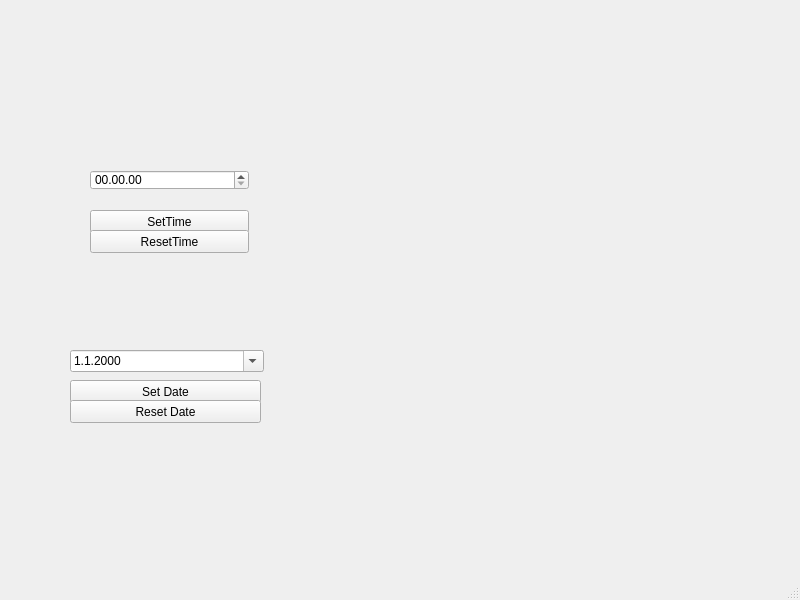
<?xml version="1.0" encoding="UTF-8"?>
<ui version="4.0">
 <class>MainWindow</class>
 <widget class="QMainWindow" name="MainWindow">
  <property name="geometry">
   <rect>
    <x>0</x>
    <y>0</y>
    <width>800</width>
    <height>600</height>
   </rect>
  </property>
  <property name="windowTitle">
   <string>MainWindow</string>
  </property>
  <widget class="QWidget" name="centralwidget">
   <widget class="Widget" name="widget" native="true">
    <property name="geometry">
     <rect>
      <x>320</x>
      <y>100</y>
      <width>421</width>
      <height>401</height>
     </rect>
    </property>
   </widget>
   <widget class="QTimeEdit" name="timeEdit">
    <property name="geometry">
     <rect>
      <x>90</x>
      <y>170</y>
      <width>159</width>
      <height>20</height>
     </rect>
    </property>
    <property name="displayFormat">
     <string>HH.mm.ss</string>
    </property>
   </widget>
   <widget class="QPushButton" name="timeButton">
    <property name="geometry">
     <rect>
      <x>90</x>
      <y>210</y>
      <width>159</width>
      <height>23</height>
     </rect>
    </property>
    <property name="text">
     <string>SetTime</string>
    </property>
   </widget>
   <widget class="QPushButton" name="timeButton_2">
    <property name="geometry">
     <rect>
      <x>90</x>
      <y>230</y>
      <width>159</width>
      <height>23</height>
     </rect>
    </property>
    <property name="text">
     <string>ResetTime</string>
    </property>
   </widget>
   <widget class="QDateTimeEdit" name="dateTimeEdit">
    <property name="geometry">
     <rect>
      <x>70</x>
      <y>350</y>
      <width>194</width>
      <height>22</height>
     </rect>
    </property>
    <property name="displayFormat">
     <string>d.M.yyyy</string>
    </property>
    <property name="calendarPopup">
     <bool>true</bool>
    </property>
   </widget>
   <widget class="QPushButton" name="pushButton">
    <property name="geometry">
     <rect>
      <x>70</x>
      <y>380</y>
      <width>191</width>
      <height>23</height>
     </rect>
    </property>
    <property name="text">
     <string>Set Date</string>
    </property>
   </widget>
   <widget class="QPushButton" name="pushButton_2">
    <property name="geometry">
     <rect>
      <x>70</x>
      <y>400</y>
      <width>191</width>
      <height>23</height>
     </rect>
    </property>
    <property name="text">
     <string>Reset Date</string>
    </property>
   </widget>
  </widget>
  <widget class="QMenuBar" name="menubar">
   <property name="geometry">
    <rect>
     <x>0</x>
     <y>0</y>
     <width>800</width>
     <height>21</height>
    </rect>
   </property>
  </widget>
  <widget class="QStatusBar" name="statusbar"/>
 </widget>
 <customwidgets>
  <customwidget>
   <class>Widget</class>
   <extends>QWidget</extends>
   <header location="global">widget.h</header>
   <container>1</container>
  </customwidget>
 </customwidgets>
 <resources/>
 <connections/>
</ui>
